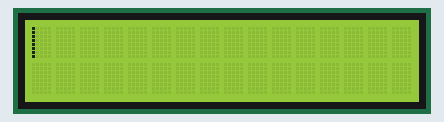
The sketch below on a simulated Arduino Uno, built with avr-gcc and run on an emulated ATmega328P. Parts: 16×2 character LCD.

Above: at 0.1 s.
At 4.1 s:
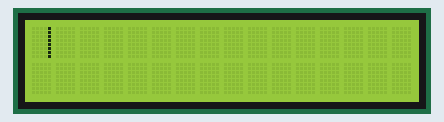

The sketch:

lab35.ino
```cpp
#include <LiquidCrystal.h>
LiquidCrystal lcd(7, 6, 5, 4, 3, 2);
// Character matrix for the first character: every line is a
//row of pixels of the character
byte line1[8] = {
 B10000,
 B10000,
 B10000,
 B10000,
 B10000,
 B10000,
 B10000,
 B10000,
};
// Matrix for the second character
byte line2[8] = {
 B00000,
 B00000,
 B00000,
 B00000,
 B00000,
 B00000,
 B00000,
 B11111,
};
byte line3[8] = {
 B00001,
 B00001,
 B00001,
 B00001,
 B00001,
 B00001,
 B00001,
 B00001,
};
byte line4[8] = {
 B11111,
 B00000,
 B00000,
 B00000,
 B00000,
 B00000,
 B00000,
};
void setup() {
 lcd.begin(16, 2);
 // The 2 character are stored in the CGROM, user defined
 //area, pos. 0 and 1
 lcd.createChar(0, line1);
 lcd.createChar(1, line2);
  lcd.createChar(2, line3);
   lcd.createChar(3, line4);
 // Display the first line: a string followed by the 1-
 //stuser defined char
 lcd.setCursor(0, 0);
 lcd.write(byte(0));
 delay(2000);
 lcd.setCursor(0, 0);
 lcd.write(byte(1));
 delay(2000);
 lcd.setCursor(0, 0);
 lcd.write(byte(2));
 delay(2000);
 lcd.setCursor(0, 0);
 lcd.write(byte(3));
 delay(2000);

  // See the difference between print
 //and write
 /* When you are referring the “0” user defined char you
 must write a cast to the “byte”
type, otherwise the compiler throws an error. Exception
is the case when you are referring a varaiable:
 byte zero = 0;
 lcd.write(zero);
 */
 // Display the second line
 // when you are referring other characters
 //then “0” it is not necessary to cast
}
void loop()
{ }
```

Measured:
- what the display in image 1 shows lasts 2.0 s, from 4.1 s to 6.1 s
